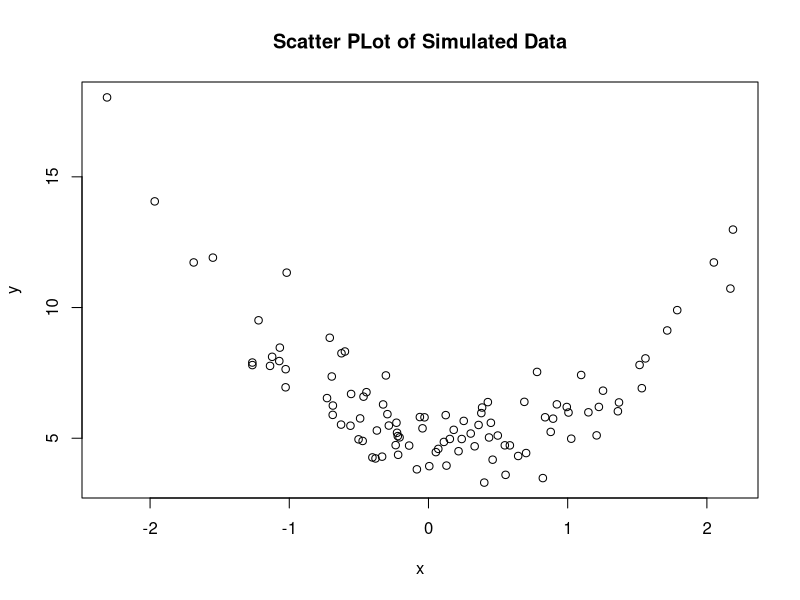

Source code (R):
## ---- chunk 1
knitr::opts_chunk$set(echo = TRUE)
## ---- chunk 2
set.seed(123)
x=rnorm(100) 
e0=rnorm(100) 
y=5-x+2*x^2+e0

data = as.data.frame(cbind(x,y))



plot(data,main="Scatter PLot of Simulated Data")
## ---- chunk 3


fit = lm(y ~ poly(x,2),data=data)
print (fit)
## ---- chunk 4
#equal size split means 50/50
train_subset_indexes <- sample(100,50)

train_fit = lm(y ~ poly(x,2),data=data[train_subset_indexes,])

print (mean((predict(train_fit,newdata=data.frame(x=data$x[-train_subset_indexes]))-data$y[-train_subset_indexes])^2))
## ---- chunk 5
mse <- c()
#train_sizes = c(10, 40, 80, 90, 30)
split_index = 1:5
for (i in seq(1,5)){
  train_subset_indexes <- sample(100,50)
  train_fit = lm(y ~ poly(x,2),data=data[train_subset_indexes,])
  
  mse<-c(mse,mean((predict(train_fit,newdata=data.frame(x=data$x[-train_subset_indexes]))-data$y[-train_subset_indexes])^2))
}

print (cbind(split_index,mse))


## ---- chunk 6
library(boot)
set.seed(1000)
LOOCV <- c()
model_num <- seq(1,4)

glm.fit = glm(y ~ x, data=data) 
LOOCV <- c(LOOCV,round(cv.glm(data, glm.fit)$delta[1],3))

glm.fit = glm(y ~ poly(x,2), data=data) 
LOOCV <- c(LOOCV,round(cv.glm(data, glm.fit)$delta[1],3))

glm.fit = glm(y ~ poly(x,3), data=data) 
LOOCV <- c(LOOCV,round(cv.glm(data, glm.fit)$delta[1],3))

glm.fit = glm(y ~ poly(x,4), data=data) 
LOOCV <- c(LOOCV,round(cv.glm(data, glm.fit)$delta[1],3))

print (cbind(model_num,LOOCV))
## ---- chunk 7
set.seed(1)
LOOCV <- c()
model_num <- seq(1,4)

glm.fit = glm(y ~ x, data=data) 
LOOCV <- c(LOOCV,round(cv.glm(data, glm.fit)$delta[1],3))

glm.fit = glm(y ~ poly(x,2), data=data) 
LOOCV <- c(LOOCV,round(cv.glm(data, glm.fit)$delta[1],3))

glm.fit = glm(y ~ poly(x,3), data=data) 
LOOCV <- c(LOOCV,round(cv.glm(data, glm.fit)$delta[1],3))

glm.fit = glm(y ~ poly(x,4), data=data) 
LOOCV <- c(LOOCV,round(cv.glm(data, glm.fit)$delta[1],3))

print (cbind(model_num,LOOCV))

